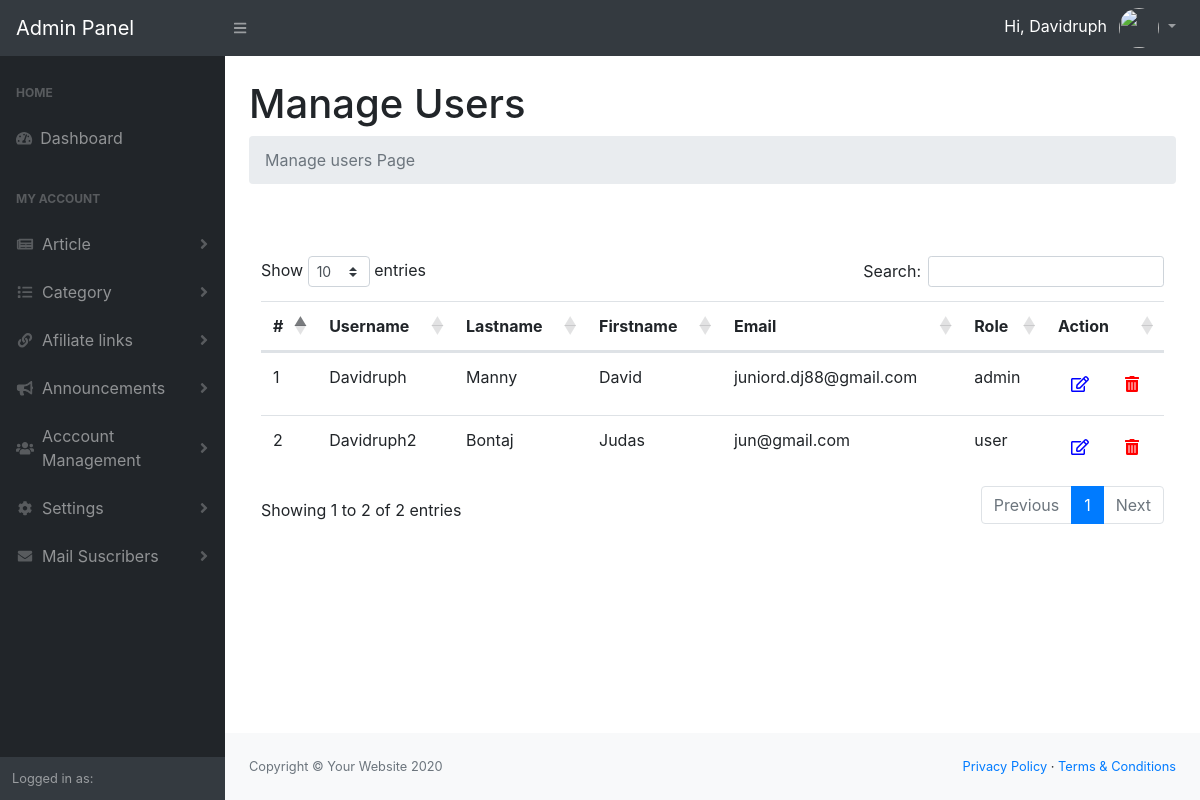
The page /admin/manage-users.php (signed in) on the database its author committed.
### tables this page shows
CREATE TABLE IF NOT EXISTS `users` (
  `id` int(11) NOT NULL AUTO_INCREMENT,
  `username` varchar(255) NOT NULL,
  `lastname` varchar(255) NOT NULL,
  `firstname` varchar(255) NOT NULL,
  `email` varchar(255) NOT NULL,
  `password` varchar(255) NOT NULL,
  `verification_code` varchar(255) DEFAULT NULL,
  `verified_email` int(11) DEFAULT NULL,
  `registered_on` timestamp NOT NULL DEFAULT CURRENT_TIMESTAMP ON UPDATE CURRENT_TIMESTAMP,
  `role` varchar(200) DEFAULT NULL,
  `profile_image` varchar(255) DEFAULT NULL,
  PRIMARY KEY (`id`)
);

### admin/manage-users.php (the view, shortened to what this page needs)
<?php
require 'functions/dbconn.php';
$sql = 'SELECT * FROM users';
$statement = $connection->prepare($sql);
$statement->execute();
$users = $statement->fetchAll(PDO::FETCH_ASSOC);
?>
<?php
    include('include/header.php');
?>
<?php
    include('include/sidebar.php');
?>
<main>
    <div class="container-fluid">
        <h1 class="mt-4">Manage Users</h1>
        <ol class="breadcrumb mb-4">
            <li class="breadcrumb-item active">Manage users Page</li>
        </ol>
        <div class="col-md-12">
            <div class="demo-box m-t-20">
                <br>
                <br>
            <div class="table-responsive">
                <table class="table m-0 table-colored-bordered table-bordered-primary" id="dataTable">
                    <thead>
                        <tr>
                            <th>#</th>
                            <th>Username</th>
                            <th>Lastname</th>
                            <th>Firstname</th>
                            <th>Email</th>
                            <th>Role</th>
                            <th>Action</th>
                        </tr>
                    </thead>
                    <tbody>
                     <?php foreach($users as $user): ?>
					<tr>
						<td><?php echo $user['id']; ?></td>
                        <td><?php echo $user['username']; ?></td>
                        <td><?php echo $user['lastname']; ?></td>
                        <td><?php echo $user['firstname']; ?></td>
                        <td><?php echo $user['email']; ?></td>
                        <td><?php echo $user['role']; ?></td>
						<td style="display: inline-flex;">
              <form action="edit-users.php" method="post">
                  <button type="submit" name="btn_edit" class="btn" style="color: blue;"><i class="far fa-edit"></i></button>
              </form>
          <form action="manage-users.php" method="post">
              <button type="submit" name="delete_btn" class="btn " onclick="return confirm('Are you sure you want to delete this user?');" style="margin-left: 10px;color: red;"><i class="fas fa-trash-alt"></i></button>
          </form>
            </td>
					</tr>
          <?php endforeach; ?>
                    </tbody>
                </table>
                </div>
            </div>
        </div>
    </div>
</main>
<?php
    include('include/footer.php');
?>
<?php
    include('include/scripts.php');
?>

### rows shown on the page
users: id "1", username "Davidruph", lastname "Manny", firstname "David", email "juniord.dj88@gmail.com", role "admin"
users: id "2", username "Davidruph2", lastname "Bontaj", firstname "Judas", email "jun@gmail.com", role "user"

### other values the page prints
$user "Davidruph"
